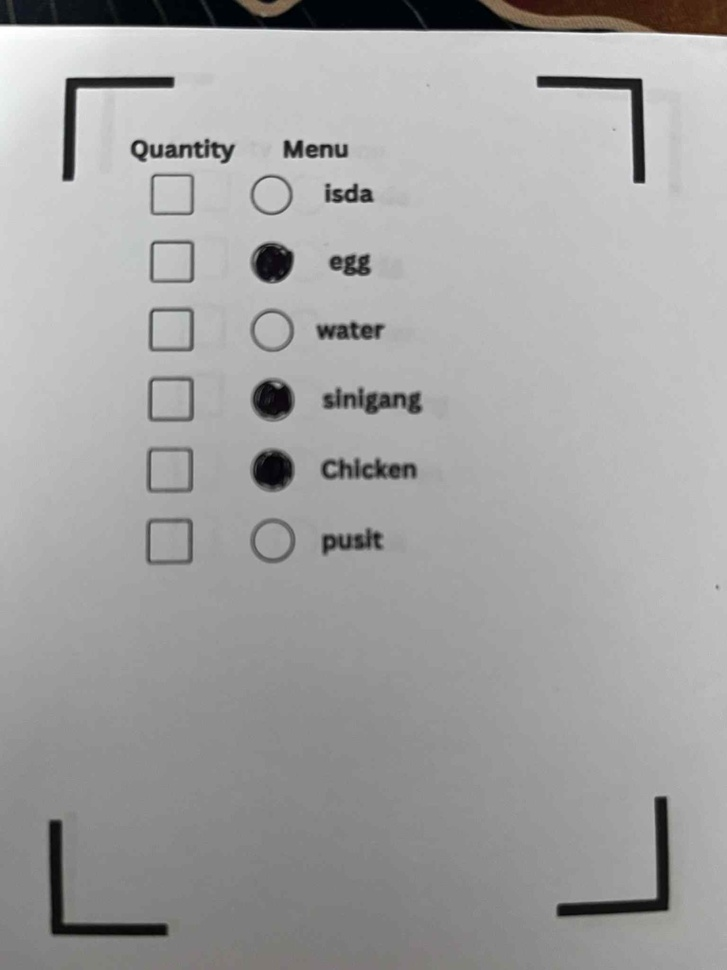
#> input picture uploads/circle_scan_20250919_184511_ea86d201-bad8-47c2-960a-d48bafd80be1.jpg, 727 x 970 px, shrunk from 1536 x 2048 before the run, found by its file name; its folder holds only this picture in this run
$ python omr_circle_scanner.py
#> lines starting #> are read from the running program, lines starting #| are printed output that depends on the picture; after the words box and inside, x2 and y2 are one past the last pixel; in counts of white or black regions, pixels touching at a corner belong together
#> in scan_shaded_circles, image is the input picture: shape (970, 727, 3); mean B, G, R 162.6, 162.8, 163
#!/usr/bin/env python3
"""
OMR Circle Scanner - Detects Shaded Circles
Specifically designed to scan filled/shaded circles in OMR forms
"""

import cv2
import numpy as np
import os

class OMRCircleScanner:
    def __init__(self):
        # Extended menu items list for better matching
        self.menu_items = [
            'isda', 'Water', 'Sinigang', 'Chicken', 'pusit','egg', 'milk','beef',
        ]

    def detect_circles(self, image_path):
        """
        Detect circles in the image using improved HoughCircles parameters
        """
        # Load image
        image = cv2.imread(image_path)
        if image is None:
            return {'error': 'Could not load image'}

        gray = cv2.cvtColor(image, cv2.COLOR_BGR2GRAY)

        # Apply bilateral filter to reduce noise while keeping edges sharp
        filtered = cv2.bilateralFilter(gray, 9, 75, 75)

        # Apply adaptive threshold to better detect circle edges
        thresh = cv2.adaptiveThreshold(filtered, 255, cv2.ADAPTIVE_THRESH_GAUSSIAN_C, cv2.THRESH_BINARY, 11, 2)
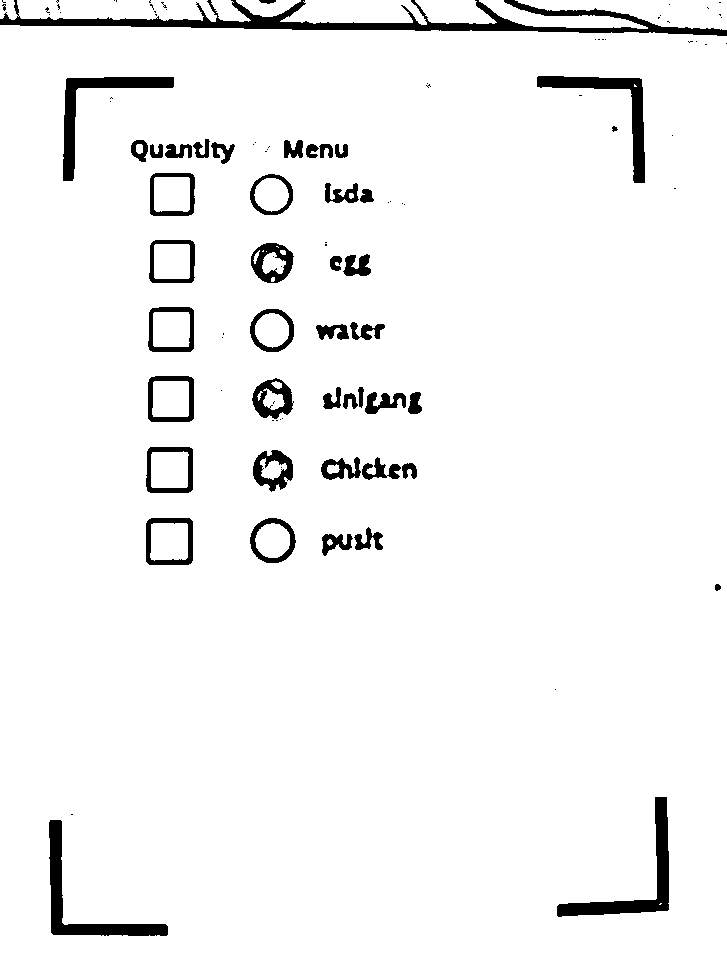
#> thresh: shape (970, 727); 95.5% white; 107 black regions (62 under 20 px), largest, box (x1, y1, x2, y2) and area: (0, 0, 727, 36) 6749, (557, 797, 669, 917) 2612, (49, 820, 168, 936) 2562

        # Detect circles using optimized HoughCircles parameters
        circles = cv2.HoughCircles(
            thresh,
            cv2.HOUGH_GRADIENT,
            dp=1,
            minDist=40,  # Increased to avoid duplicate detections
            param1=80,   # Higher threshold for edge detection
            param2=25,   # Lower accumulator threshold for better detection
            minRadius=15, # Adjusted based on your image
            maxRadius=60  # Adjusted based on your image
        )
#> circles = [[268.5, 194.5, 19.3], [270.5, 329.5, 21.3], [271.5, 539.5, 17.4], [272.5, 262.5, 19.4]]

        circle_data = []
        if circles is not None:
            circles = np.round(circles[0, :]).astype("int")
#> circles = [[268, 194, 19], [270, 330, 21], [272, 540, 17], [272, 262, 19]]

            # Sort circles by y-coordinate (top to bottom)
            circles = sorted(circles, key=lambda c: c[1])
#> circles = [[268, 194, 19], [272, 262, 19], [270, 330, 21], [272, 540, 17]]

            for i, (x, y, r) in enumerate(circles):
                circle_data.append({
                    'center': (int(x), int(y)),
                    'radius': int(r),
                    'bbox': (int(x-r), int(y-r), int(2*r), int(2*r)),
                    'index': i
                })
#> this loop made 4 passes
#> after the loop, circle_data = 4 items

        return circle_data

    def check_circle_fill(self, gray_image, circle):
        """
        Improved circle fill detection for black filled vs red empty circles
        """
        x, y, r = circle['center'][0], circle['center'][1], circle['radius']

        # Create a mask for the circle (slightly smaller to avoid border effects)
        mask = np.zeros(gray_image.shape[:2], dtype=np.uint8)
        cv2.circle(mask, (x, y), max(1, r-5), 255, -1)  # Inner circle to avoid borders

        # Extract pixels within the circle
        circle_pixels = gray_image[mask == 255]

        if len(circle_pixels) == 0:
            return False, 0

        # Calculate statistics
        mean_intensity = np.mean(circle_pixels)
        median_intensity = np.median(circle_pixels)
        std_intensity = np.std(circle_pixels)

        # Count dark pixels (for black filled circles)
        dark_pixels = np.sum(circle_pixels < 100)  # Very dark pixels
        total_pixels = len(circle_pixels)
        dark_ratio = dark_pixels / total_pixels

        # Calculate fill percentage based on darkness
        fill_percentage = dark_ratio * 100

        # A circle is considered "filled/selected" if:
        # 1. High percentage of dark pixels (>60% for filled black circles)
        # 2. Low mean intensity (<120 for black filled)
        # 3. Low median intensity (<100 for black filled)
        is_shaded = (dark_ratio > 0.6 and
                    mean_intensity < 120 and
                    median_intensity < 100)

        return is_shaded, fill_percentage

    def scan_shaded_circles(self, image_path):
        """
        Main scanning function - detects shaded circles
        """
        print(f"🔍 Scanning image: {os.path.basename(image_path)}")

        # Load image
        image = cv2.imread(image_path)
        if image is None:
            return {'error': 'Could not load image'}

        gray = cv2.cvtColor(image, cv2.COLOR_BGR2GRAY)

        # Detect circles
        circles = self.detect_circles(image_path)
#> circles = 4 items
        if isinstance(circles, dict) and 'error' in circles:
            return circles

        print(f"⚫ Found {len(circles)} circles")
#| ⚫ Found 4 circles

        # Check each circle for shading
        shaded_selections = []

        for i, circle in enumerate(circles):
            item_name = self.menu_items[i] if i < len(self.menu_items) else f"Item_{i+1}"

            is_shaded, fill_percent = self.check_circle_fill(gray, circle)

            if is_shaded:
                shaded_selections.append({
                    'item': item_name,
                    'fill_percent': float(round(fill_percent, 1)),
                    'center': (int(circle['center'][0]), int(circle['center'][1])),
                    'radius': int(circle['radius']),
                    'bbox': (int(circle['bbox'][0]), int(circle['bbox'][1]),
                            int(circle['bbox'][2]), int(circle['bbox'][3]))
                })
                print(f"✓ SHADED: {item_name} (fill: {fill_percent:.1f}%)")
            else:
                print(f"○ Empty: {item_name} (fill: {fill_percent:.1f}%)")
#> this loop made 4 passes
#> (item_name, x in check_circle_fill, y in check_circle_fill, r in check_circle_fill, mean_intensity in check_circle_fill, median_intensity in check_circle_fill, std_intensity in check_circle_fill, dark_pixels in check_circle_fill) on passes 1 to 4: ('isda', 268, 194, 19, 194.6, 194, 2.6, 0), ('Water', 272, 262, 19, 16.82, 14, 7.26, 613), ('Sinigang', 270, 330, 21, 181.2, 183, 5.17, 0), ('Chicken', 272, 540, 17, 159.2, 160, 1.69, 0)
#| ○ Empty: isda (fill: 0.0%)
#| ✓ SHADED: Water (fill: 100.0%)
#| ○ Empty: Sinigang (fill: 0.0%)
#| ○ Empty: Chicken (fill: 0.0%)
#> after the loop, shaded_selections = 1 item

        # Create debug image with detailed analysis
        debug_image = image.copy()

        # Draw all circles with detailed info
        for i, circle in enumerate(circles):
            x, y, r = circle['center'][0], circle['center'][1], circle['radius']
            item_name = self.menu_items[i] if i < len(self.menu_items) else f"Item_{i+1}"

            # Get fill analysis for this circle
            is_shaded, fill_percent = self.check_circle_fill(gray, circle)

            if is_shaded:
                # Green for shaded/selected circles
                cv2.circle(debug_image, (x, y), r, (0, 255, 0), 3)
                cv2.putText(debug_image, f"SELECTED ({fill_percent:.1f}%)", (x-40, y-r-10),
                           cv2.FONT_HERSHEY_SIMPLEX, 0.4, (0, 255, 0), 1)
                cv2.putText(debug_image, item_name, (x-20, y+r+15),
                           cv2.FONT_HERSHEY_SIMPLEX, 0.4, (0, 255, 0), 1)
            else:
                # Red for unselected circles
                cv2.circle(debug_image, (x, y), r, (0, 0, 255), 2)
                cv2.putText(debug_image, f"empty ({fill_percent:.1f}%)", (x-30, y-r-10),
                           cv2.FONT_HERSHEY_SIMPLEX, 0.4, (0, 0, 255), 1)
                cv2.putText(debug_image, item_name, (x-20, y+r+15),
                           cv2.FONT_HERSHEY_SIMPLEX, 0.4, (0, 0, 255), 1)
#> this loop made 4 passes
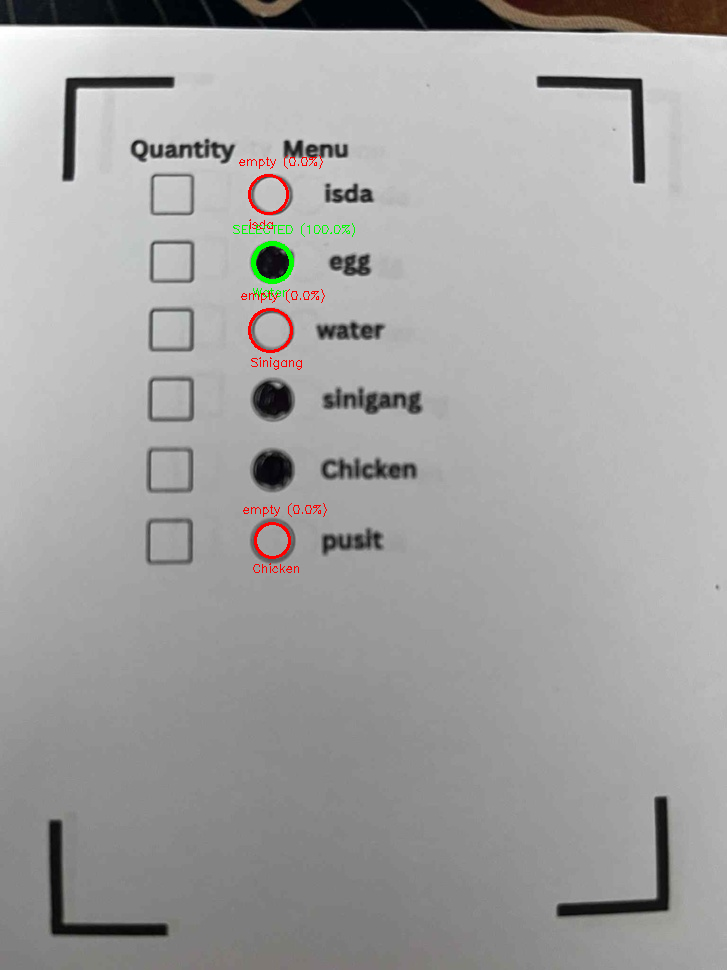
#> debug_image: shape (970, 727, 3); 0.43% of pixels changed, all inside (x1, y1, x2, y2) = (233, 155, 355, 573)

        # Add comprehensive header
        cv2.putText(debug_image, "OMR CIRCLE DETECTION ANALYSIS", (10, 30),
                   cv2.FONT_HERSHEY_SIMPLEX, 0.8, (255, 0, 0), 2)
        cv2.putText(debug_image, f"Found: {len(circles)} circles, Selected: {len(shaded_selections)}",
                   (10, 60), cv2.FONT_HERSHEY_SIMPLEX, 0.6, (255, 0, 0), 1)
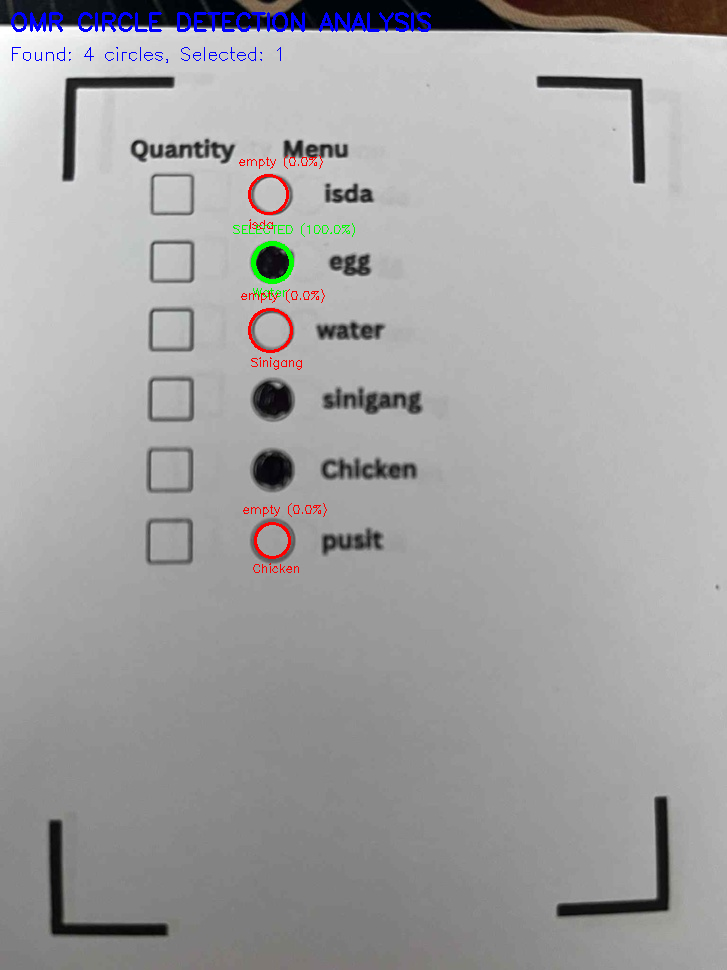
#> debug_image: shape (970, 727, 3); mean B, G, R 162.9, 162.1, 162.7

        # Save debug image
        debug_filename = f"circle_debug_{os.path.basename(image_path)}"
        cv2.imwrite(debug_filename, debug_image)
        print(f"💾 Debug image saved: {debug_filename}")

        return {
            'shaded_selections': shaded_selections,
            'total_circles': int(len(circles)),
            'total_selected': int(len(shaded_selections)),
            'debug_image': debug_image,
            'scan_type': 'SHADED CIRCLES ONLY'
        }

def test_circle_scanner():
    """Test the circle scanner with available images"""

    print("⚫ OMR CIRCLE SCANNER - SHADED DETECTION")
    print("=" * 50)
    print("🎯 SCANS: Filled/shaded circles for menu selections")
    print("🚫 IGNORES: Empty circles and quantity boxes")
    print()

    scanner = OMRCircleScanner()

    # Look for test images in uploads folder
    test_images = []
    if os.path.exists('uploads'):
        for file in os.listdir('uploads'):
            if file.lower().endswith(('.jpg', '.jpeg', '.png')):
                test_images.append(os.path.join('uploads', file))

    if not test_images:
        print("❌ No test images found in uploads folder")
        return

    # Use the most recent image
    test_image = test_images[-1]
    print(f"📁 Testing with: {os.path.basename(test_image)}")

    result = scanner.scan_shaded_circles(test_image)
#> result = 5 items

    if 'error' in result:
        print(f"❌ Error: {result['error']}")
        return

    print()
    print("📊 CIRCLE SCAN RESULTS:")
    print("=" * 30)

    if result['shaded_selections']:
        print("⚫ SHADED CIRCLES (SELECTED):")
        for selection in result['shaded_selections']:
            print(f"   ✓ {selection['item']} (fill: {selection['fill_percent']}%)")
#> this loop made 1 pass
#|    ✓ Water (fill: 100.0%)
    else:
        print("⚫ No shaded circles detected")

    print()
    print("📈 SUMMARY:")
    print(f"   ⚫ Total Circles Found: {result['total_circles']}")
#|    ⚫ Total Circles Found: 4
    print(f"   ✓ Shaded Selections: {result['total_selected']}")
#|    ✓ Shaded Selections: 1
    print(f"   📋 Scan Type: {result['scan_type']}")
#|    📋 Scan Type: SHADED CIRCLES ONLY

if __name__ == "__main__":
    test_circle_scanner()
